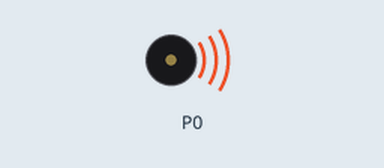
This program was run on a simulated BBC micro:bit running MicroPython. Parts: buzzer (waves = sounding). At 8.0 s the program stops and its outputs stay as they are.

Above: at 0.24 s.
At 8.0 s:
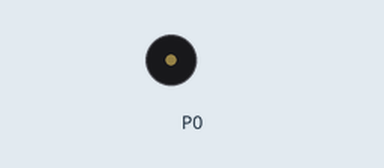
Timing chart, 0 to 9.5 s (numbered marks = the images above):
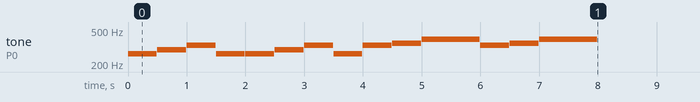

Measured:
- by itself, tone on P0: plays 262 Hz for 0.49 s, 294 Hz for 0.49 s, 330 Hz for 0.49 s, 262 Hz for 0.49 s, 262 Hz for 0.49 s, 294 Hz for 0.49 s … (14 notes in this stretch)

The program:

music2.py
```python
# do stuff with music - Justine Lee - 22/2/22

from microbit import *

# need this library to play music
import music

# play own melody
# create list of notes in tune
tune = ["C4:4", "D4:4", "E4:4", "C4:4", "C4:4", "D4:4", "E4:4", "C4:4",
        "E4:4", "F4:4", "G4:8", "E4:4", "F4:4", "G4:8"]
# play tune
music.play(tune)
```
